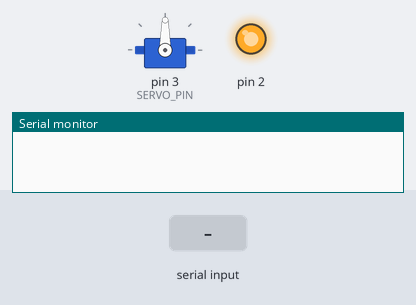
Bench run of a sketch on a simulated Arduino Uno, built with avr-gcc and run on an emulated ATmega328P. Shown: servo, output pins drawn as LEDs (lit = HIGH), the last lines printed to the serial monitor. The test bench sets the inputs (shaded band).

Above: at 1.2 s.
1.3 s: byte 9 (COMMAND_ROTATE) received over Serial
At 1.9 s:
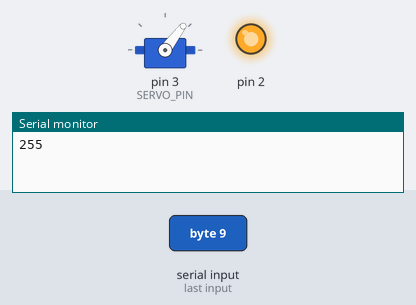
Timing chart, 0 to 4.3 s (numbered marks = the images above; inputs shaded):
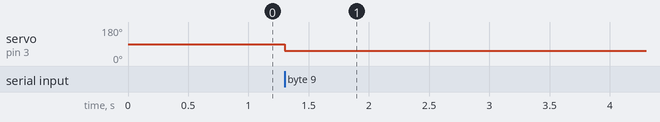

Measured:
- after the input at 1.3 s, servo on pin 3 (SERVO_PIN): 90° → 53° at once

The sketch:

arduino_serial.ino
```cpp
#include <Servo.h>

#define COMMAND_ROTATE 9
#define SERVO_PIN 3

Servo servo1;

void setup() {
  Serial.begin(9600);
  pinMode(2, OUTPUT);
  digitalWrite(2, 1);
  servo1.attach(SERVO_PIN);
  servo1.write(90);
}

void loop() {
  if (Serial.available() > 0) {
    byte command = Serial.read();
    if (command == COMMAND_ROTATE) {
      byte deg = Serial.read();
      servo1.write(map(deg, 180, 0, 90, 180 ));
      Serial.println(deg);

    }
  }
}
```
